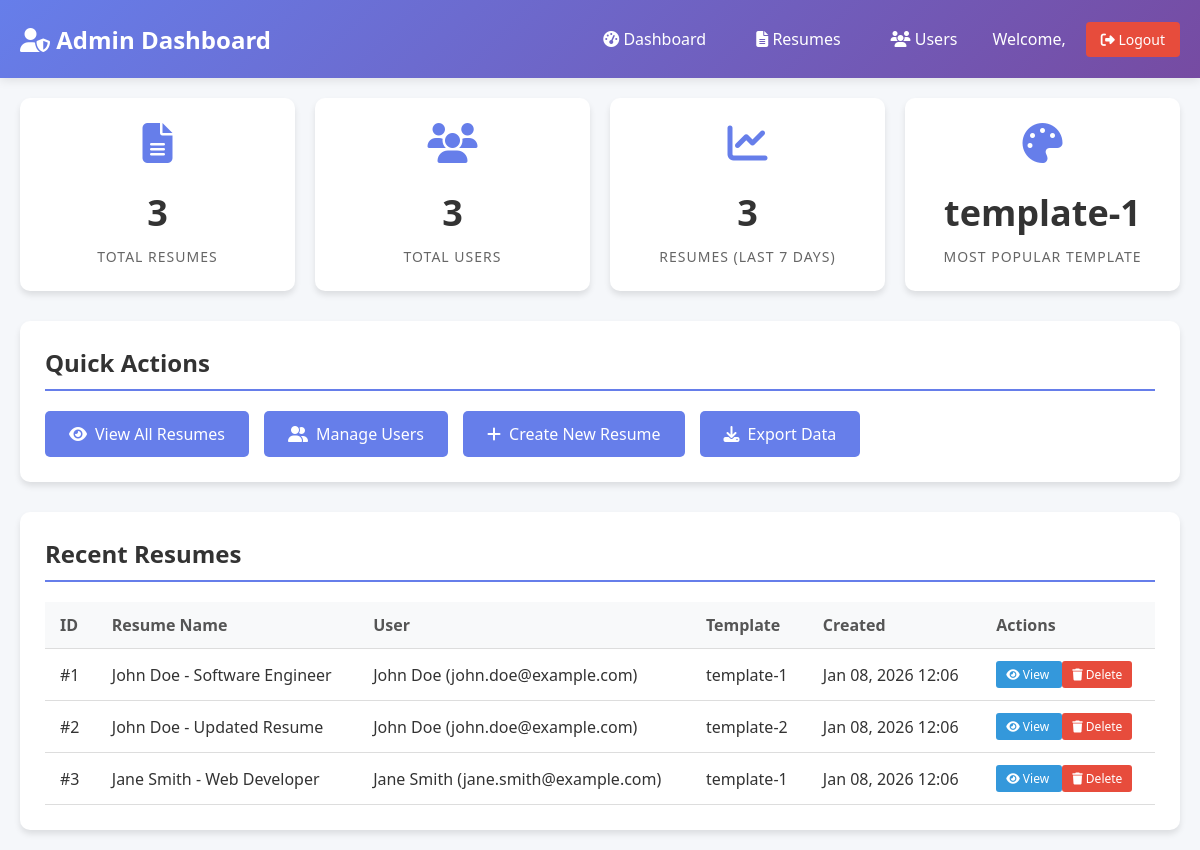
Page /backend/admin/dashboard.php (signed in) on the committed database.
### tables this page shows
CREATE TABLE IF NOT EXISTS resumes (
    id INT PRIMARY KEY AUTO_INCREMENT,
    user_id INT NOT NULL,
    resume_name VARCHAR(100) NOT NULL,
    personal_info JSON,
    education JSON,
    experience JSON,
    projects JSON,
    skills JSON,
    certifications JSON,
    template_used VARCHAR(50) DEFAULT 'template-1',
    font_family VARCHAR(100) DEFAULT "'Segoe UI', Tahoma, Geneva, Verdana, sans-serif",
    primary_color VARCHAR(7) DEFAULT '#3498db',
    text_align VARCHAR(10) DEFAULT 'left',
    pdf_file_path VARCHAR(255) NULL,
    pdf_file_size INT NULL,
    is_public BOOLEAN DEFAULT FALSE,
    view_count INT DEFAULT 0,
    download_count INT DEFAULT 0,
    created_at TIMESTAMP DEFAULT CURRENT_TIMESTAMP,
    updated_at TIMESTAMP DEFAULT CURRENT_TIMESTAMP ON UPDATE CURRENT_TIMESTAMP,
    FOREIGN KEY (user_id) REFERENCES users(id) ON DELETE CASCADE,
    INDEX idx_user_id (user_id),
    INDEX idx_created_at (created_at),
    INDEX idx_template (template_used),
    FULLTEXT idx_resume_name (resume_name)
);

CREATE TABLE IF NOT EXISTS users (
    id INT PRIMARY KEY AUTO_INCREMENT,
    email VARCHAR(100) UNIQUE NOT NULL,
    full_name VARCHAR(100),
    phone VARCHAR(20),
    ip_address VARCHAR(45),
    user_agent TEXT,
    created_at TIMESTAMP DEFAULT CURRENT_TIMESTAMP,
    last_login TIMESTAMP NULL,
    last_resume_created TIMESTAMP NULL,
    total_resumes INT DEFAULT 0,
    INDEX idx_email (email),
    INDEX idx_created_at (created_at)
);

### backend/admin/dashboard.php (the view, shortened to what this page needs)
<?php
$database = new Database();
$db = $database->getConnection();
$stats = [];
$query = "SELECT COUNT(*) as total FROM resumes";
$stmt = $db->prepare($query);
$stmt->execute();
$stats['total_resumes'] = $stmt->fetch(PDO::FETCH_ASSOC)['total'];
$query = "SELECT COUNT(*) as total FROM users";
$stmt = $db->prepare($query);
$stmt->execute();
$stats['total_users'] = $stmt->fetch(PDO::FETCH_ASSOC)['total'];
$query = "SELECT COUNT(*) as total FROM resumes WHERE created_at >= DATE_SUB(NOW(), INTERVAL 7 DAY)";
$stmt = $db->prepare($query);
$stmt->execute();
$stats['recent_resumes'] = $stmt->fetch(PDO::FETCH_ASSOC)['total'];
$query = "SELECT template_used, COUNT(*) as count FROM resumes GROUP BY template_used ORDER BY count DESC LIMIT 1";
$stmt = $db->prepare($query);
$stmt->execute();
$popular_template = $stmt->fetch(PDO::FETCH_ASSOC);
$stats['popular_template'] = $popular_template['template_used'] ?? 'N/A';
?>
<!DOCTYPE html>
<html lang="en">
<head>
    <link rel="stylesheet" href="https://cdnjs.cloudflare.com/ajax/libs/font-awesome/6.4.0/css/all.min.css">
</head>
<body>
    <div class="admin-header">
        <h1><i class="fas fa-user-shield"></i> Admin Dashboard</h1>
        <div class="admin-nav">
            <a href="dashboard.php"><i class="fas fa-tachometer-alt"></i> Dashboard</a>
            <a href="view_resumes.php"><i class="fas fa-file-alt"></i> Resumes</a>
            <a href="view_users.php"><i class="fas fa-users"></i> Users</a>
            <span>Welcome, <?php echo htmlspecialchars($_SESSION['admin_username']); ?></span>
            <a href="logout.php" class="logout-btn"><i class="fas fa-sign-out-alt"></i> Logout</a>
        </div>
    </div>
    <div class="dashboard-container">
        <div class="stats-grid">
            <div class="stat-card">
                <i class="fas fa-file-alt"></i>
                <div class="stat-number"><?php echo $stats['total_resumes']; ?></div>
                <div class="stat-label">Total Resumes</div>
            </div>
            <div class="stat-card">
                <i class="fas fa-users"></i>
                <div class="stat-number"><?php echo $stats['total_users']; ?></div>
                <div class="stat-label">Total Users</div>
            </div>
            <div class="stat-card">
                <i class="fas fa-chart-line"></i>
                <div class="stat-number"><?php echo $stats['recent_resumes']; ?></div>
                <div class="stat-label">Resumes (Last 7 Days)</div>
            </div>
            <div class="stat-card">
                <i class="fas fa-palette"></i>
                <div class="stat-number"><?php echo $stats['popular_template']; ?></div>
                <div class="stat-label">Most Popular Template</div>
            </div>
        </div>
        <div class="quick-actions">
            <h2>Quick Actions</h2>
            <div class="action-buttons">
                <a href="view_resumes.php" class="action-btn">
                    <i class="fas fa-eye"></i> View All Resumes
                </a>
                <a href="view_users.php" class="action-btn">
                    <i class="fas fa-user-friends"></i> Manage Users
                </a>
                <a href="../../frontend/index.html" class="action-btn" target="_blank">
                    <i class="fas fa-plus"></i> Create New Resume
                </a>
                <a href="#" class="action-btn" onclick="exportData()">
                    <i class="fas fa-download"></i> Export Data
                </a>
            </div>
        </div>
        <div class="recent-activity">
            <h2>Recent Resumes</h2>
            <?php
            $query = "SELECT r.*, u.email, u.full_name
                     FROM resumes r
                     JOIN users u ON r.user_id = u.id
                     ORDER BY r.created_at DESC
                     LIMIT 10";
            $stmt = $db->prepare($query);
            $stmt->execute();
            $recent_resumes = $stmt->fetchAll(PDO::FETCH_ASSOC);
            if (count($recent_resumes) > 0):
            ?>
            <table>
                <thead>
                    <tr>
                        <th>ID</th>
                        <th>Resume Name</th>
                        <th>User</th>
                        <th>Template</th>
                        <th>Created</th>
                        <th>Actions</th>
                    </tr>
                </thead>
                <tbody>
                    <?php foreach ($recent_resumes as $resume): ?>
                    <tr>
                        <td>#<?php echo $resume['id']; ?></td>
                        <td><?php echo htmlspecialchars($resume['resume_name']); ?></td>
                        <td><?php echo htmlspecialchars($resume['full_name'] . ' (' . $resume['email'] . ')'); ?></td>
                        <td><?php echo htmlspecialchars($resume['template_used']); ?></td>
                        <td><?php echo date('M d, Y H:i', strtotime($resume['created_at'])); ?></td>
                        <td>
                            <a href="view_resume.php?id=<?php echo $resume['id']; ?>" class="btn-view">
                                <i class="fas fa-eye"></i> View
                            </a>
                            <button class="btn-delete" onclick="deleteResume(<?php echo $resume['id']; ?>)">
                                <i class="fas fa-trash"></i> Delete
                            </button>
                        </td>
                    </tr>
                    <?php endforeach; ?>
                </tbody>
            </table>
            <?php else: ?>
            <p>No resumes found.</p>
            <?php endif; ?>
        </div>
    </div>
</body>
</html>

### backend/admin/dashboard.php (style rules this page uses)
* { margin: 0; padding: 0; box-sizing: border-box; font-family: 'Segoe UI', Tahoma, Geneva, Verdana, sans-serif; }
body { background: #f5f7fa; color: #333; }
.admin-header { background: linear-gradient(135deg, #667eea 0%, #764ba2 100%); color: white; padding: 20px; display: flex; justify-content: space-between; align-items: center; box-shadow: 0 2px 10px rgba(0,0,0,0.1); }
.admin-header h1 { font-size: 24px; }
.admin-nav { display: flex; gap: 20px; align-items: center; }
.admin-nav a { color: white; text-decoration: none; padding: 8px 15px; border-radius: 4px; transition: background 0.3s; }
.logout-btn { background: #e74c3c; color: white; border: none; padding: 8px 15px; border-radius: 4px; cursor: pointer; font-size: 14px; }
.dashboard-container { max-width: 1200px; margin: 0 auto; padding: 20px; }
.stats-grid { display: grid; grid-template-columns: repeat(auto-fit, minmax(250px, 1fr)); gap: 20px; margin-bottom: 30px; }
.stat-card { background: white; border-radius: 10px; padding: 25px; box-shadow: 0 4px 6px rgba(0,0,0,0.1); text-align: center; transition: transform 0.3s; }
.stat-card i { font-size: 40px; color: #667eea; margin-bottom: 15px; }
.stat-number { font-size: 36px; font-weight: bold; color: #333; margin: 10px 0; }
.stat-label { color: #666; font-size: 14px; text-transform: uppercase; letter-spacing: 1px; }
.quick-actions { background: white; border-radius: 10px; padding: 25px; box-shadow: 0 4px 6px rgba(0,0,0,0.1); margin-bottom: 30px; }
.quick-actions h2 { margin-bottom: 20px; color: #333; border-bottom: 2px solid #667eea; padding-bottom: 10px; }
.action-buttons { display: flex; gap: 15px; flex-wrap: wrap; }
.action-btn { padding: 12px 24px; background: #667eea; color: white; border: none; border-radius: 5px; text-decoration: none; display: inline-flex; align-items: center; gap: 8px; transition: background 0.3s; }
.recent-activity { background: white; border-radius: 10px; padding: 25px; box-shadow: 0 4px 6px rgba(0,0,0,0.1); }
.recent-activity h2 { margin-bottom: 20px; color: #333; border-bottom: 2px solid #667eea; padding-bottom: 10px; }
table { width: 100%; border-collapse: collapse; }
th, td { padding: 12px 15px; text-align: left; border-bottom: 1px solid #ddd; }
th { background: #f8f9fa; font-weight: 600; color: #555; }
.btn-view { background: #3498db; color: white; border: none; padding: 5px 10px; border-radius: 3px; cursor: pointer; text-decoration: none; font-size: 12px; }
.btn-delete { background: #e74c3c; color: white; border: none; padding: 5px 10px; border-radius: 3px; cursor: pointer; font-size: 12px; }

### rows in the picture
resumes: id "1", resume_name "John Doe - Software Engineer", user.email "John Doe (john.doe@example.com)", template_used "template-1", created_at "Jan 08, 2026 12:06"
resumes: id "2", resume_name "John Doe - Updated Resume", user.email "John Doe (john.doe@example.com)", template_used "template-2", created_at "Jan 08, 2026 12:06"
resumes: id "3", resume_name "Jane Smith - Web Developer", user.email "Jane Smith (jane.smith@example.com)", template_used "template-1", created_at "Jan 08, 2026 12:06"

### other values in the picture
$stats['total_resumes'] "3"
$stats['total_users'] "3"
$stats['recent_resumes'] "3"
$stats['popular_template'] "template-1"
